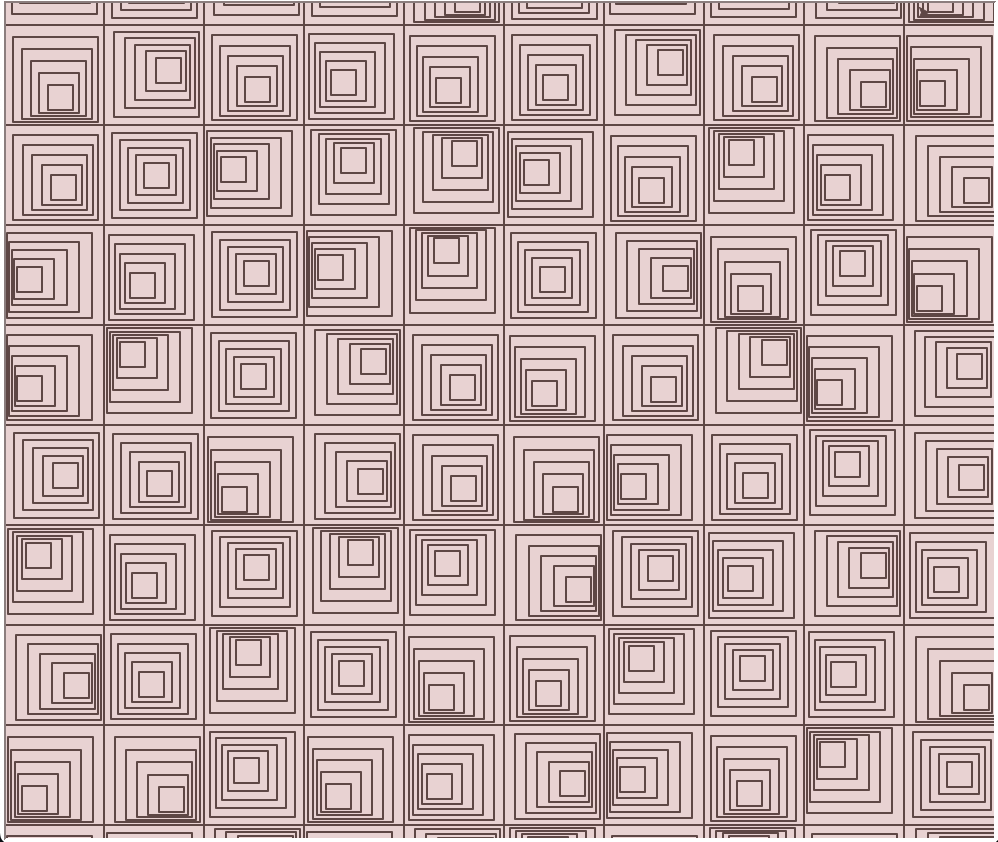

Write the Python code that produced this figure.
from turtle import *
import random
from constants_art import set_theme

def draw_square(x,y,s):
    penup()
    goto(x-s/2,y-s/2)
    pendown()
    for i in range(4):
        forward(s)
        left(90)



set_theme(thickness=2)

shrink = 15
noise = 5
size = 100
for x in range(-500+size//2,500,size):
    for y in range(-500+size//2,500,size):
        draw_square(x,y,size)

        #determine the offsets
        x_off = random.uniform(-noise, noise)
        y_off = random.uniform(-noise, noise)

        for i in range(6):
            draw_square(x+i*x_off,y+i*y_off,size-i*shrink)


tracer(True)
exitonclick()
